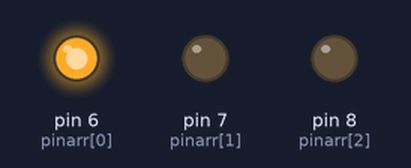
Simulated run of this sketch. Board: Arduino Uno, built with avr-gcc and run on an emulated ATmega328P. Shown: output pins drawn as LEDs (lit = HIGH).

Above: at 0.2 s.
At 1.2 s:
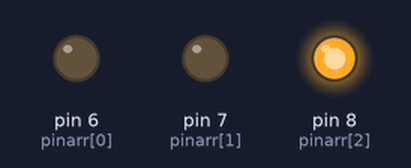
At 2.7 s:
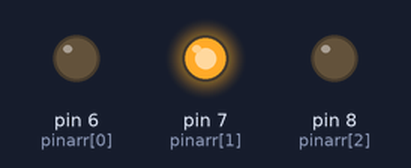
At 3.7 s:
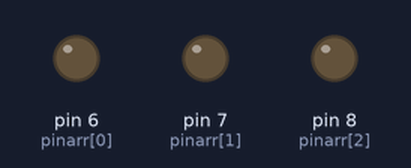
Timing chart, 0 to 4.6 s (numbered marks = the images above):
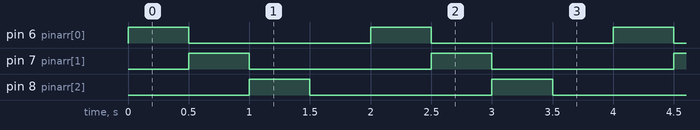

Measured:
- by itself, pin 6 (pinarr[0]), pin 7 (pinarr[1]), pin 8 (pinarr[2]): alternates HIGH for 0.50 s and LOW for 1.5 s
- by itself, everything shown: repeats every 2.0 s, in 4 steps

The sketch:

test.ino
```cpp
int pinarr[] = {6, 7, 8};
void setup() {
  Serial.begin(9600);
  int i = 0;
  for (pinarr[i]; i <= 3; i++) {
    pinMode(pinarr[i], OUTPUT);
  }
}
void loop() {
  int i = 0;
  for (pinarr[i]; i <= 3; i++) {
    digitalWrite(pinarr[i], HIGH);
    delay(500);
    digitalWrite(pinarr[i], LOW);
  }

}
```
